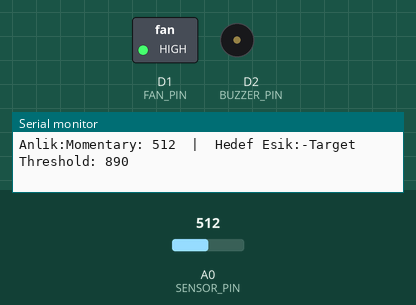
Simulated run of this sketch. Board: ESP8266 (NodeMCU). On the bench: switched loads named in the sketch (green lamp = pin HIGH), buzzer (waves = sounding, pin HIGH), the last lines printed to the serial monitor. The inputs (shaded band) are chosen by the test bench; at power-on: A0 (SENSOR_PIN) = 512. WiFi joins after 1.5 s; servers stay silent unless stated.

Above: at 12.8 s.
12.9 s: A0 (SENSOR_PIN) set to 872
14.4 s: A0 (SENSOR_PIN) set to 906
At 15.7 s:
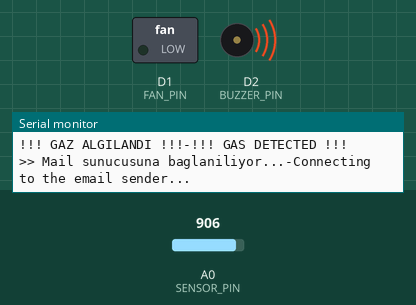
17.4 s: A0 (SENSOR_PIN) set to 880
At 18.9 s:
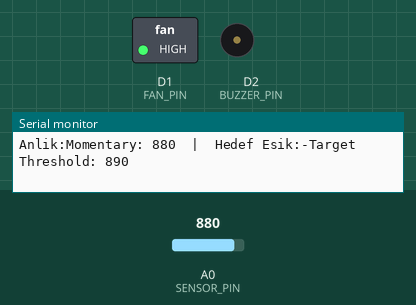
19.7 s: A0 (SENSOR_PIN) set to 900
At 20.4 s:
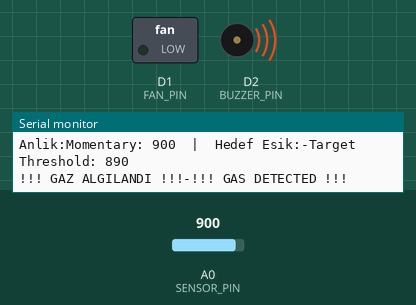
Timing chart, 0 to 23.7 s (numbered marks = the images above; inputs shaded):
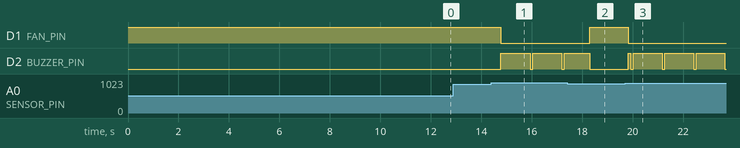

The sketch:

GazSensoru_Kodlar.ino
```cpp
#include <Arduino.h>
#include <ESP8266WiFi.h>
#include <ESP_Mail_Client.h>

// --- WIFI AND MAIL SETTINGS (REFILL OUT) ---
#define WIFI_SSID "Wifi Name"
#define WIFI_PASSWORD "Wifi Password"

#define GONDEREN_EMAIL "Your Mail"
#define GONDEREN_SIFRE "16 characters"

#define ALICI_EMAIL "Recevier Mail"

// --- HARDWARE PINS ---
#define SENSOR_PIN A0
#define FAN_PIN    5    // D1
#define BUZZER_PIN D2   // D2

#define ROLE_ACIK   LOW
#define ROLE_KAPALI HIGH

// --- FIXED THRESHOLD VALUE SETTING ---
// We fixed it here because you asked for it.
// Sensor 890 does not trigger a dispersion alarm.
int esikDeger = 890;

bool mailGonderildi = false;

SMTPSession smtp;

// --- EMAIL SENDING FUNCTION ---
void mailAt() {
  ESP_Mail_Session session;
  session.server.host_name = "smtp.gmail.com";
  session.server.port = 465;
  session.login.email = GONDEREN_EMAIL;
  session.login.password = GONDEREN_SIFRE;
  session.login.user_domain = "";

  SMTP_Message message;
  message.sender.name = "GAZ ALARM SISTEMI-GAS ALARM SYSTEM";
  message.sender.email = GONDEREN_EMAIL;
  message.subject = "ACIL DURUM: GAZ KACAGI TESPIT EDILDI!-EMERGENCY: GAS LEAK DETECTED!  >>MEHDI KARAÇOR GAZ KAÇAĞI UYGULAMASI<<";
  message.addRecipient("Kullanici", ALICI_EMAIL);

  String htmlMsg = "<div style=\"color:red;\"><h1>TEHLIKE! GAZ SEVIYESI YUKSEK!,DANGER! HIGH GAS LEVELS!</h1><p>Sistem fani acti. Lutfen kontrol edin.-The system fan is active. Please check it.</p></div>";
  message.html.content = htmlMsg.c_str();

  Serial.println(">> Mail sunucusuna baglaniliyor...-Connecting to the email sender...");
  if (!smtp.connect(&session)) return;
  if (!MailClient.sendMail(&smtp, &message)) Serial.println("Mail Hatasi:-Mail Error:" + smtp.errorReason());
  else Serial.println(">> MAIL BASARIYLA GONDERILDI!-EMAIL SENT SUCCESSFULLY!");
}

void setup() {
  Serial.begin(9600);

  pinMode(SENSOR_PIN, INPUT);
  pinMode(FAN_PIN, OUTPUT);
  pinMode(BUZZER_PIN, OUTPUT);

  digitalWrite(FAN_PIN, ROLE_KAPALI);
  digitalWrite(BUZZER_PIN, LOW);

  Serial.println("\n--------------------------------");
  Serial.print("Wi-Fi Baglaniliyor:-Connecting to Wi-Fi: ");
  Serial.println(WIFI_SSID);

  WiFi.begin(WIFI_SSID, WIFI_PASSWORD);
  while (WiFi.status() != WL_CONNECTED) {
    delay(500);
    Serial.print(".");
  }
  Serial.println("\nWi-Fi BAGLANDI!-Wi-Fi CONNECTED!");

  // --- CALIBRATION (We are waiting for the sensor to warm up) ---
  Serial.println("Sensor isiniyor... (10 sn)-The sensor is getting warm... (10 sec)");
  delay(10000);

  // We'll stop the automatic calculation; we'll use the 890 you provided.
  Serial.print("Ayarlanan Sabit Esik Degeri:-Set Fixed Threshold Value: ");
  Serial.println(esikDeger);

  Serial.println("SISTEM HAZIR! Gaz bekleniyor...-SYSTEM READY! Waiting for gas...");
  Serial.println("--------------------------------");
}

void loop() {
  int anlikDeger = analogRead(SENSOR_PIN);

  // --- PRINTING TO THE SCREEN ---
  Serial.print("Anlik:Momentary: ");
  Serial.print(anlikDeger);
  Serial.print("  |  Hedef Esik:-Target Threshold: ");
  Serial.println(esikDeger);

  // --- IF GAS IS AVAILABLE (890 and above) ---
  if (anlikDeger >= esikDeger) {
    Serial.println("!!! GAZ ALGILANDI !!!-!!! GAS DETECTED !!!");

    digitalWrite(FAN_PIN, ROLE_ACIK);
    digitalWrite(BUZZER_PIN, HIGH);

    if (mailGonderildi == false) {
      mailAt();
      mailGonderildi = true;
    }

    delay(100); digitalWrite(BUZZER_PIN, LOW);
    delay(100); digitalWrite(BUZZER_PIN, HIGH);
    delay(500);
  }

  // --- NO GAS (Return to Normal) ---
  else {
    digitalWrite(FAN_PIN, ROLE_KAPALI);
    digitalWrite(BUZZER_PIN, LOW);

    // Reset the system when the gas level drops below 850.
    // (Let the area between 890 and 850 be a safe zone so that it doesn't keep opening and closing frequently.)
    if (mailGonderildi == true && anlikDeger < 850) {
       mailGonderildi = false;
       Serial.println("--- ORTAM NORMALE DONDU ---/--- THE SITUATION HAS RETURNED TO NORMAL ---");
    }
  }

  delay(500);
}
```

Measured:
- the behaviour switches between 889 and 890 on A0 (SENSOR_PIN) (found by bisection; images 0 and 1)
- after the input at 14.4 s, D1 (FAN_PIN): HIGH → LOW after 0.37 s; D2 (BUZZER_PIN): alternates HIGH for 1.2 s and LOW for 0.10 s, starting after 0.37 s
- after the input at 17.4 s, D1 (FAN_PIN): LOW → HIGH after 0.89 s
- after the input at 19.7 s, D1 (FAN_PIN): HIGH → LOW after 0.13 s; D2 (BUZZER_PIN): LOW → HIGH after 0.13 s, then repeats every 1.2 s: LOW 0.10 s, HIGH 1.1 s
